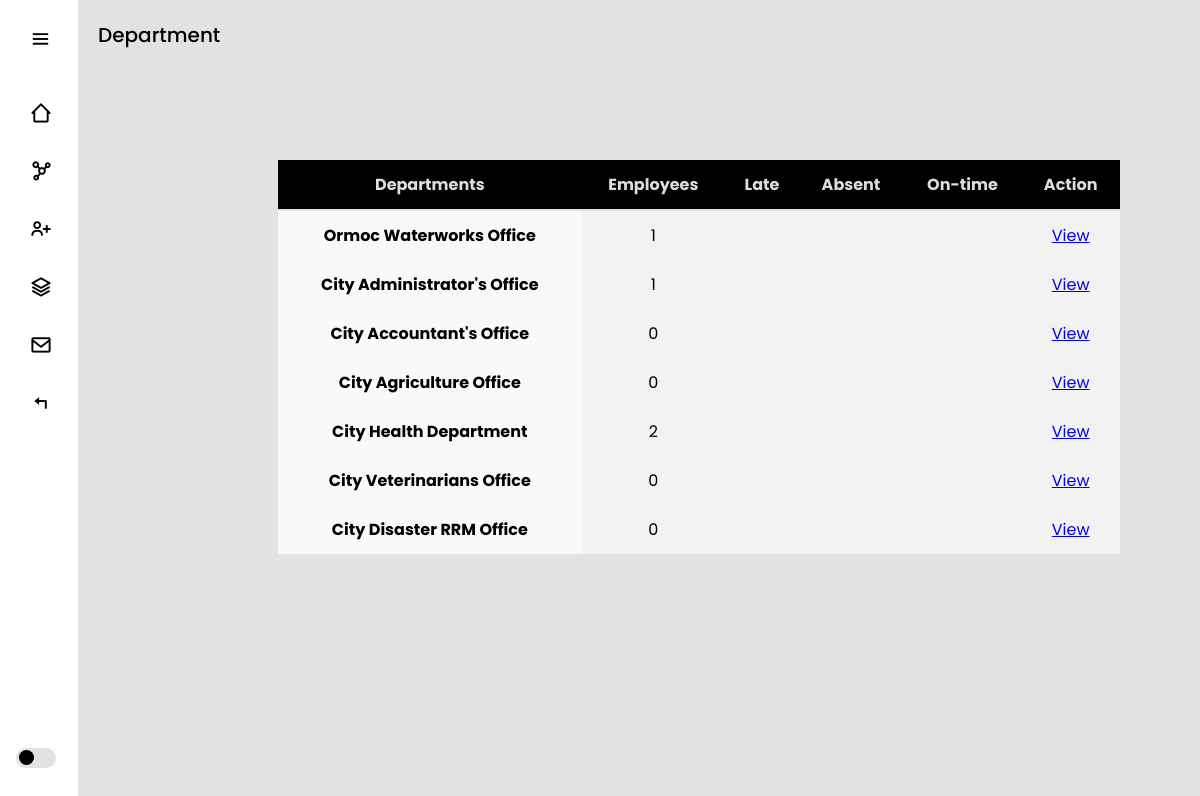
The app's page /departments/ (signed in) with its own data.
### myapp/models.py (models this page shows, shortened)
class Department(models.Model):
    name = models.CharField(max_length=100)

### myapp/views.py (the view)
# urls.py: path('departments/', views.departments, name='departments'),
@login_required
def departments(request):
    departments = Department.objects.all()
    context = {
        "departments": departments  # Use a plural name for clarity
    }
    return render(request, 'departments.html', context)

### myapp/templates/departments.html (shortened to what this page needs)
{% extends 'index.html' %}
{% block content %}
<section class="home">
<p>Department </p>
<table class="table">
  <thead>
      <tr>
          <th scope="col">Departments</th>
          <th scope="col">Employees</th>
          <th scope="col">Late</th>
          <th scope="col">Absent</th>
          <th scope="col">On-time</th>
          <th scope="col">Action</th>
      </tr>
  </thead>
  <tbody>
      {% for department in departments %}
      <tr>
          <th scope="row">{{ department.name }}</th>
          <td>{{ department.employees.count }}</td>
          <td>{{ department.late_count }}</td>
          <td>{{ department.absent_count }}</td>
          <td>{{ department.on_time_count }}</td>
          <td><a href="{% url 'viewdepartments' department.id %}">View</a></td>
      </tr>
      {% empty %}
      <tr>
          <td colspan="6">No departments available</td>
      </tr>
      {% endfor %}
  </tbody>
</table>
</section>
{% endblock %}

### myapp/static/css/styles.css (style rules this page uses)
* { margin: 0; padding: 0; box-sizing: border-box; font-family: "Poppins", sans-serif; --color-hover: rgb(32, 59, 232); --transition: all 0.2s ease; }
:root { --color-white: #fff; --color-black: #000; --color-bg: #e2e2e2; }
.home { position: relative; top: 0; left: 78px; width: calc(100% - 78px); min-height: 100vh; background: var(--color-bg); z-index: 6; transition: var(--transition); }
.home p { font-size: 20px; font-weight: 500; color: var(--color-black); display: inline-block; margin: 20px; white-space: nowrap; }
.table { width: 75%; max-width: 100%; margin-bottom: 1rem; background-color: transparent; border-collapse: collapse; margin-left: 200px; margin-top: 90px; }
.table th, .table td { padding: 0.75rem; vertical-align: top; border: px solid #000000; }
.table thead th { vertical-align: bottom; border-bottom: 2px solid #dee2e6; background-color: #000000; text-align: left; color: #ddd; text-align: center; }
.table th { font-weight: bold; background-color: #f8f9fa; }
.table tr:nth-child(even) { background-color: #f2f2f2; }
.table tr:nth-child(odd) { background-color: #f2f2f2; }
.table td { text-align: center; }
.table th[scope="row"] { background-color: #f8f9fa; text-align: center; }

### records on screen
Department: name "Ormoc Waterworks Office", employees.count "1"
Department: name "City Administrator's Office", employees.count "1"
Department: name "City Accountant's Office", employees.count "0"
Department: name "City Agriculture Office", employees.count "0"
Department: name "City Health Department", employees.count "2"
Department: name "City Veterinarians Office", employees.count "0"
Department: name "City Disaster RRM Office", employees.count "0"
